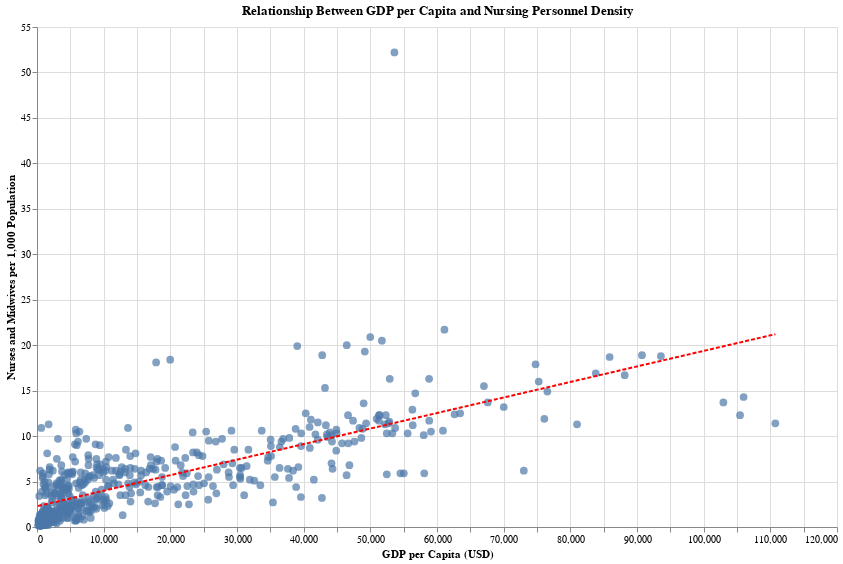

Write notebook code for a chart like this one.
### Code cell
# Select the personnel type with the highest correlation with GDP (nurses and midwives)
nurses_data = un_merged_filtered[un_merged_filtered['Series_y'].str.contains('Nurses and midwives', case=False)].copy()

# Convert GDP and Health_Personnel to numeric types for comparison
nurses_data['GDP'] = pd.to_numeric(nurses_data['GDP'], errors='coerce')
nurses_data['Health_Personnel'] = pd.to_numeric(nurses_data['Health_Personnel'], errors='coerce')

# Drop any rows with NaN values after conversion
nurses_data = nurses_data.dropna(subset=['GDP', 'Health_Personnel'])

# Create an Altair scatter plot
scatter_chart = alt.Chart(nurses_data).mark_circle(opacity=0.7, size=60).encode(
    x=alt.X('GDP:Q', title='GDP per Capita (USD)'),
    y=alt.Y('Health_Personnel:Q', title='Nurses and Midwives per 1,000 Population'),
    tooltip=['Region_Name', 'GDP', 'Health_Personnel']
).properties(
    width=800,
    height=500,
    title='Relationship Between GDP per Capita and Nursing Personnel Density'
)

# Add a trend line
trend_line = alt.Chart(nurses_data).transform_regression(
    'GDP', 'Health_Personnel'
).mark_line(color='red', strokeDash=[4, 2]).encode(
    x='GDP:Q',
    y='Health_Personnel:Q'
)

# Combine the scatter plot and trend line
chart = scatter_chart + trend_line

# Display the chart
chart

### Figure 1 — Vega-Lite specification as saved in the notebook (floating-point values rounded to 4 significant figures; data arrays with more than 128 entries replaced by an {"elided": "..."} marker saying what was removed)
{"config": {"view": {"continuousWidth": 300, "continuousHeight": 300}}, "layer": [{"mark": {"type": "circle", "opacity": 0.7, "size": 60}, "encoding": {"tooltip": [{"field": "Region_Name", "type": "nominal"}, {"field": "GDP", "type": "quantitative"}, {"field": "Health_Personnel", "type": "quantitative"}], "x": {"field": "GDP", "title": "GDP per Capita (USD)", "type": "quantitative"}, "y": {"field": "Health_Personnel", "title": "Nurses and Midwives per 1,000 Population", "type": "quantitative"}}, "title": "Relationship Between GDP per Capita and Nursing Personnel Density"}, {"mark": {"type": "line", "color": "red", "strokeDash": [4, 2]}, "encoding": {"x": {"field": "GDP", "type": "quantitative"}, "y": {"field": "Health_Personnel", "type": "quantitative"}}, "transform": [{"on": "GDP", "regression": "Health_Personnel"}]}], "data": {"name": "data-63cb06947b4be9e87a67b7c6b89dedeb"}, "height": 500, "width": 800, "$schema": "https://vega.github.io/schema/vega-lite/v5.20.1.json", "datasets": {"data-63cb06947b4be9e87a67b7c6b89dedeb": {"elided": "553 records"}}}
